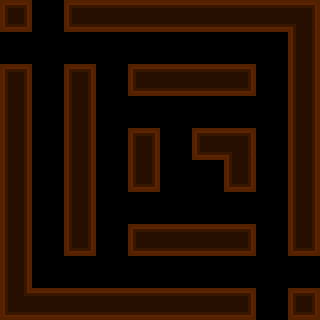

Rendered tile map (Tiled .tmx) drawn with the repository's tilesets; below, a short description and the map source with its tile grids summarised:
An orthogonal 10x10 tile map with 32x32 px tiles, 1 tile layer (Calque de Tile 1), 1 hidden layer not drawn, 2 tilesets.

<map version="1.0" orientation="orthogonal" width="10" height="10" tilewidth="32" tileheight="32">
 <tileset firstgid="1" name="min" tilewidth="32" tileheight="32">
  <image source="../tilesets/walls.png" width="256" height="192" />
 </tileset>
 <tileset firstgid="49" name="meta" tilewidth="32" tileheight="32">
  <image source="../tilesets/metaset2.png" width="64" height="64" />
 </tileset>
 <layer name="Calque de Tile 1" width="10" height="10">
  <data>[100 cells, 100 non-empty, 10 distinct tile ids]</data>
 </layer>
 <layer name="meta" width="10" height="10" visible="0">
  <data>[100 cells, 56 non-empty, 2 distinct tile ids]</data>
 </layer>
</map>
